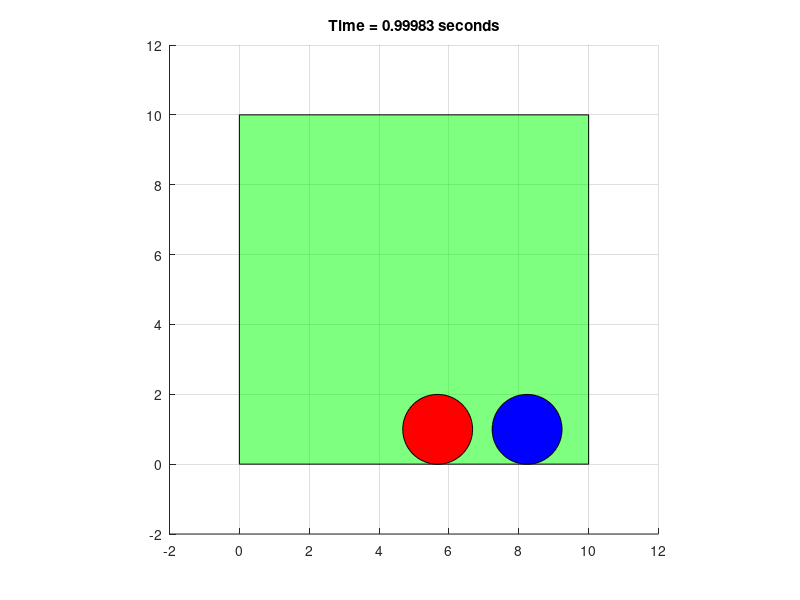
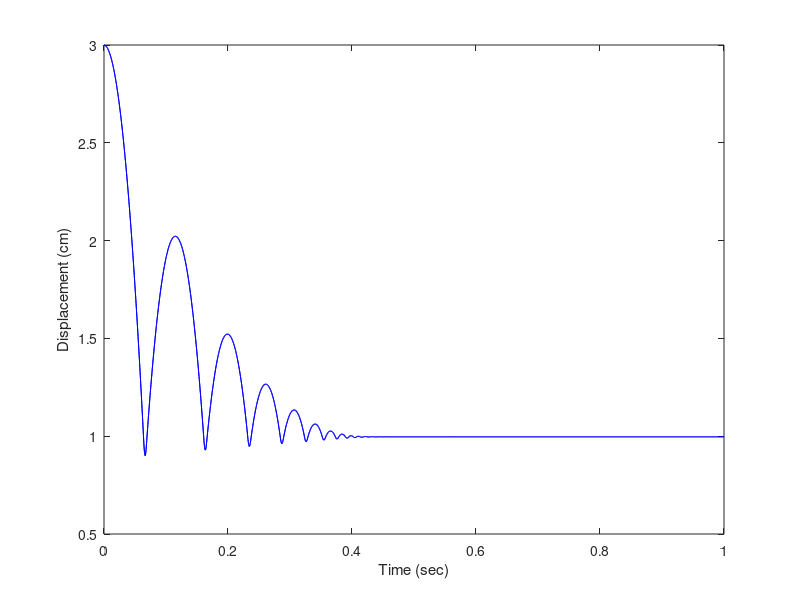

The MATLAB script that drew these images, in order:
% --------------------------
% Developer: Seung Jae Lee
% Date: 2/8/2021
% Abstract: This is the very first code to simulate dropping a ball
% Unit: cm, g, N
% --------------------------

clc
clear 
close all

% -------------------------------
% Global variables
% -------------------------------
grav_acc        = -981; % 981 cm/s^2

% user-input
sim_duration    = 1;  % unit: second 
stiffness       = 1.3e5;% unit: N/m
density         = 0.1;  % 0.1 g/cc
cnt_dmp_ratio   = 0.1;    % This cannot exceed 1 (= Critical damping)
% -------------------------------
% Define balls
% -------------------------------
b = struct();

% first ball
b(1).r  = 1;
b(1).m  = 4/3*pi*(b(1).r)^3*density;
b(1).cx = 5;    % center x
b(1).cz = 3;    % center z
b(1).vx = 0;    % velocity x
b(1).vz = 0;    % velocity z
b(1).fx = 0;    % force x
b(1).fz = 0;    % force z

% second ball
b(2).r  = 1;
b(2).m  = 4/3*pi*(b(2).r)^3*density;
b(2).cx = 2;    % center x
b(2).cz = 3;    % center z
b(2).vx = 100;    % velocity x
b(2).vz = 0;    % velocity z
b(2).fx = 0;    % force x
b(2).fz = 0;    % force z

% compute the simulation step
min_r   =       min(b(:).r);                    % minimum ball size (radius)
mass_min=       4/3*pi*min_r*min_r*min_r*density;
dt      =       0.2*sqrt(mass_min/stiffness);   % unit: second
sim_steps       = round(sim_duration/dt);
% for theoretical solution
time = dt*[1:sim_steps];
theoretical_vz = b(1).vz + grav_acc*time;
theoretical_cz = b(1).cz + b(1).vz*time + 0.5*grav_acc*time.^2;

% -------------------------------
% Initial plot
% -------------------------------
% draw boundary
bndX = [0,0,10,10];
bndZ = [0,10,10,0];
patch(bndX,bndZ,'g','FaceAlpha',0.5);
axis ([-2 12 -2 12])
axis equal 
grid on
hold on

% draw balls (circles)
Xcircle = cos([0:0.1:2*pi]);
Zcircle = sin([0:0.1:2*pi]);
GM(1) = patch(b(1).cx+Xcircle*b(1).r,b(1).cz+Zcircle*b(1).r,'b');
GM(2) = patch(b(2).cx+Xcircle*b(2).r,b(2).cz+Zcircle*b(2).r,'r');
axis equal 

% -------------------------------
% Time integration (simulation)
% -------------------------------

array_cz = zeros(2,sim_steps);

for i = 1:sim_steps
    %--------------------------------------------
    % particle force update
    %--------------------------------------------    
    % global force update
    b(1).fz = b(1).m * grav_acc;
    b(1).fx = 0;
    
    b(2).fz = b(2).m * grav_acc;
    b(2).fx = 0;
    
    % CONTACT FORCE update  
    % Check boundaries 
    % Assumption: the boundary is rectangle. If not rectangle, a more
    %             sophisticated method needs to be implemented.    
    %--------------------------------------------
    % Ball 1 interaction with boundary
    %--------------------------------------------      
    % bottom boundary
    if (b(1).cz - b(1).r) < min(bndZ)
        cnt_force = stiffness * (min(bndZ) - (b(1).cz - b(1).r));
        b(1).fz = b(1).fz + cnt_force;  % add contact force (Fne)
        cnt_damp = cnt_dmp_ratio * 2 * sqrt(stiffness*b(1).m) * -1 * b(1).vz;
        b(1).fz =  b(1).fz + cnt_damp;  % add contact damping (Fnd)
    end
    
    % top boundary
    if (b(1).cz + b(1).r) > max(bndZ)
        cnt_force = stiffness * (max(bndZ) - (b(1).cz + b(1).r));
        b(1).fz = b(1).fz + cnt_force;  % add contact force (Fne)
        cnt_damp = cnt_dmp_ratio * 2 * sqrt(stiffness*b(1).m) * -1 * b(1).vz; 
        b(1).fz =  b(1).fz + cnt_damp;  % add contact damping (Fnd)
    end    
    
    % left boundary
    if (b(1).cx - b(1).r) < min(bndX)
        cnt_force = stiffness * (min(bndX) - (b(1).cx - b(1).r));
        b(1).fx = b(1).fx + cnt_force;  % add contact force
        cnt_damp = cnt_dmp_ratio * 2 * sqrt(stiffness*b(1).m) * -1 * b(1).vx; 
        b(1).fx = b(1).fx + cnt_damp;  % add contact damping (Fnd)        
    end

    % right boundary
    if (b(1).cx + b(1).r) > max(bndX)
        cnt_force = stiffness * (max(bndX) - (b(1).cx + b(1).r));
        b(1).fx = b(1).fx + cnt_force;
        cnt_damp = cnt_dmp_ratio * 2 * sqrt(stiffness*b(1).m) * -1 * b(1).vx; 
        b(1).fx = b(1).fx + cnt_damp;  % add contact damping (Fnd)           
    end    
    
    %--------------------------------------------
    % Ball 2 interaction with boundary
    %--------------------------------------------       
    if (b(2).cz - b(2).r) < min(bndZ)
        cnt_force = stiffness * (min(bndZ) - (b(2).cz - b(2).r));
        b(2).fz = b(2).fz + cnt_force;  % add contact force (Fne)
        cnt_damp = cnt_dmp_ratio * 2 * sqrt(stiffness*b(2).m) * -1 * b(2).vz;
        b(2).fz =  b(2).fz + cnt_damp;  % add contact damping (Fnd)
    end
    
    % top boundary
    if (b(2).cz + b(2).r) > max(bndZ)
        cnt_force = stiffness * (max(bndZ) - (b(2).cz + b(2).r));
        b(2).fz = b(2).fz + cnt_force;  % add contact force (Fne)
        cnt_damp = cnt_dmp_ratio * 2 * sqrt(stiffness*b(2).m) * -1 * b(2).vz; 
        b(2).fz =  b(2).fz + cnt_damp;  % add contact damping (Fnd)
    end    
    
    % left boundary
    if (b(2).cx - b(2).r) < min(bndX)
        cnt_force = stiffness * (min(bndX) - (b(2).cx - b(2).r));
        b(2).fx = b(2).fx + cnt_force;  % add contact force
        cnt_damp = cnt_dmp_ratio * 2 * sqrt(stiffness*b(2).m) * -1 * b(2).vx; 
        b(2).fx = b(2).fx + cnt_damp;  % add contact damping (Fnd)        
    end

    % right boundary
    if (b(2).cx + b(2).r) > max(bndX)
        cnt_force = stiffness * (max(bndX) - (b(2).cx + b(2).r));
        b(2).fx = b(2).fx + cnt_force;
        cnt_damp = cnt_dmp_ratio * 2 * sqrt(stiffness*b(2).m) * -1 * b(2).vx; 
        b(2).fx = b(2).fx + cnt_damp;  % add contact damping (Fnd)           
    end 
    
    %--------------------------------------------
    % Two balls interacts each other
    %--------------------------------------------      
    cnt_n = [b(2).cx-b(1).cx b(2).cz-b(1).cz];      % contact normal from ball 1 to 2
    urn   = vecnorm(cnt_n) - b(2).r - b(1).r;       % if some overlap, urn < 0
    
    if urn < 0
        cnt_force   = stiffness * urn;                      % contact force
        b(1).fx     = b(1).fx + cnt_force * cnt_n(1);
        b(1).fz     = b(1).fz + cnt_force * cnt_n(2);
        b(2).fx     = b(2).fx + cnt_force * cnt_n(1) * -1;
        b(2).fz     = b(2).fz + cnt_force * cnt_n(2) * -1;  
        
        crit_dmp    = 2 * sqrt(b(1).m*b(2).m*stiffness/(b(1).m+b(2).m));
        cnt_damp    = cnt_dmp_ratio * crit_dmp * dot([b(2).vx-b(1).vx b(2).vz-b(1).vz],cnt_n);
        b(1).fx     = b(1).fx + cnt_damp * cnt_n(1);
        b(1).fz     = b(1).fz + cnt_damp * cnt_n(2);
        b(2).fx     = b(2).fx + cnt_damp * cnt_n(1) * -1;
        b(2).fz     = b(2).fz + cnt_damp * cnt_n(2) * -1;          
    end
    
    %--------------------------------------------
    % particle motion update
    %--------------------------------------------
    % ball motion update
    b(1).vx     = b(1).vx + b(1).fx/b(1).m*dt;    
    b(1).vz     = b(1).vz + b(1).fz/b(1).m*dt;    
    b(1).cx     = b(1).cx + b(1).vx*dt;
    b(1).cz     = b(1).cz + b(1).vz*dt;
    array_cz(1,i) = b(1).cz;
    
    b(2).vx     = b(2).vx + b(2).fx/b(2).m*dt;    
    b(2).vz     = b(2).vz + b(2).fz/b(2).m*dt;    
    b(2).cx     = b(2).cx + b(2).vx*dt;
    b(2).cz     = b(2).cz + b(2).vz*dt;
    array_cz(2,i) = b(2).cz;
    
    
    %--------------------------------------------
    % update display 
    %--------------------------------------------
    set(GM(1),'XData',b(1).cx+Xcircle*b(1).r,'YData',b(1).cz+Zcircle*b(1).r)
    set(GM(2),'XData',b(2).cx+Xcircle*b(2).r,'YData',b(2).cz+Zcircle*b(2).r)
    title(gca, ['Time = ', num2str(dt*i),' seconds']);
    drawnow
end

%--------------------------------------------
% Plot displacement history
%--------------------------------------------

% displacement
figure
grid on 
plot(time,array_cz,'b-')
xlabel('Time (sec)')
ylabel('Displacement (cm)')






















